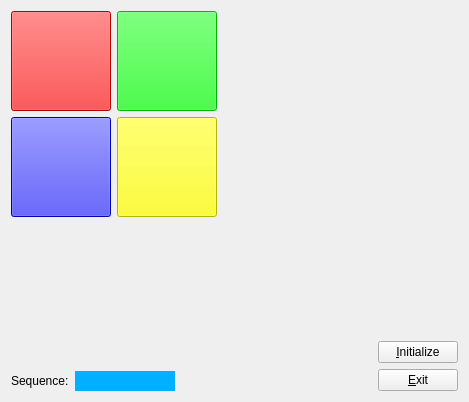
<ui version="4.0" >
 <class>myForm</class>
 <widget class="QWidget" name="myForm" >
  <property name="geometry" >
   <rect>
    <x>0</x>
    <y>0</y>
    <width>469</width>
    <height>402</height>
   </rect>
  </property>
  <property name="windowTitle" >
   <string>Form</string>
  </property>
  <layout class="QGridLayout" name="gridLayout_2" >
   <item row="0" column="0" >
    <layout class="QHBoxLayout" name="horizontalLayout" >
     <item>
      <layout class="QVBoxLayout" name="verticalLayout" >
       <item>
        <layout class="QGridLayout" name="gridLayout" >
         <item row="0" column="0" >
          <widget class="myQPushButton" name="buttonR" >
           <property name="minimumSize" >
            <size>
             <width>100</width>
             <height>100</height>
            </size>
           </property>
           <property name="styleSheet" >
            <string notr="true" >background-color: rgb(255, 0, 0);</string>
           </property>
           <property name="lletra" stdset="0" >
            <string>R</string>
           </property>
          </widget>
         </item>
         <item row="0" column="1" >
          <widget class="myQPushButton" name="buttonG" >
           <property name="minimumSize" >
            <size>
             <width>100</width>
             <height>100</height>
            </size>
           </property>
           <property name="styleSheet" >
            <string notr="true" >background-color: rgb(0, 255, 0);</string>
           </property>
           <property name="lletra" stdset="0" >
            <string>G</string>
           </property>
          </widget>
         </item>
         <item row="2" column="1" >
          <widget class="myQPushButton" name="buttonY" >
           <property name="minimumSize" >
            <size>
             <width>100</width>
             <height>100</height>
            </size>
           </property>
           <property name="styleSheet" >
            <string notr="true" >background-color: rgb(255, 255, 0);</string>
           </property>
           <property name="lletra" stdset="0" >
            <string>Y</string>
           </property>
          </widget>
         </item>
         <item row="2" column="0" >
          <widget class="myQPushButton" name="buttonB" >
           <property name="minimumSize" >
            <size>
             <width>100</width>
             <height>100</height>
            </size>
           </property>
           <property name="styleSheet" >
            <string notr="true" >background-color: rgb(0, 0, 255);</string>
           </property>
           <property name="lletra" stdset="0" >
            <string>B</string>
           </property>
          </widget>
         </item>
        </layout>
       </item>
       <item>
        <spacer name="verticalSpacer" >
         <property name="orientation" >
          <enum>Qt::Vertical</enum>
         </property>
         <property name="sizeHint" stdset="0" >
          <size>
           <width>20</width>
           <height>40</height>
          </size>
         </property>
        </spacer>
       </item>
      </layout>
     </item>
     <item>
      <spacer name="horizontalSpacer" >
       <property name="orientation" >
        <enum>Qt::Horizontal</enum>
       </property>
       <property name="sizeHint" stdset="0" >
        <size>
         <width>40</width>
         <height>20</height>
        </size>
       </property>
      </spacer>
     </item>
    </layout>
   </item>
   <item rowspan="2" row="0" column="1" >
    <layout class="QHBoxLayout" name="horizontalLayout_2" >
     <item>
      <spacer name="horizontalSpacer_2" >
       <property name="orientation" >
        <enum>Qt::Horizontal</enum>
       </property>
       <property name="sizeHint" stdset="0" >
        <size>
         <width>40</width>
         <height>20</height>
        </size>
       </property>
      </spacer>
     </item>
     <item>
      <layout class="QVBoxLayout" name="verticalLayout_3" >
       <item>
        <spacer name="verticalSpacer_2" >
         <property name="orientation" >
          <enum>Qt::Vertical</enum>
         </property>
         <property name="sizeHint" stdset="0" >
          <size>
           <width>20</width>
           <height>40</height>
          </size>
         </property>
        </spacer>
       </item>
       <item>
        <layout class="QVBoxLayout" name="verticalLayout_2" >
         <item>
          <widget class="QPushButton" name="botoIni" >
           <property name="text" >
            <string>&amp;Initialize</string>
           </property>
          </widget>
         </item>
         <item>
          <widget class="QPushButton" name="botoExit" >
           <property name="text" >
            <string>&amp;Exit</string>
           </property>
          </widget>
         </item>
        </layout>
       </item>
      </layout>
     </item>
    </layout>
   </item>
   <item row="1" column="0" >
    <layout class="QVBoxLayout" name="verticalLayout_4" >
     <item>
      <spacer name="verticalSpacer_3" >
       <property name="orientation" >
        <enum>Qt::Vertical</enum>
       </property>
       <property name="sizeHint" stdset="0" >
        <size>
         <width>20</width>
         <height>40</height>
        </size>
       </property>
      </spacer>
     </item>
     <item>
      <layout class="QHBoxLayout" name="horizontalLayout_4" >
       <item>
        <layout class="QHBoxLayout" name="horizontalLayout_3" >
         <item>
          <widget class="QLabel" name="lblSeq" >
           <property name="text" >
            <string>Sequence:</string>
           </property>
          </widget>
         </item>
        </layout>
       </item>
       <item>
        <widget class="myQLabel" name="lblBlue" >
         <property name="minimumSize" >
          <size>
           <width>100</width>
           <height>0</height>
          </size>
         </property>
         <property name="styleSheet" >
          <string notr="true" >background-color: rgb(3, 175, 255);</string>
         </property>
        </widget>
       </item>
       <item>
        <spacer name="horizontalSpacer_3" >
         <property name="orientation" >
          <enum>Qt::Horizontal</enum>
         </property>
         <property name="sizeHint" stdset="0" >
          <size>
           <width>40</width>
           <height>20</height>
          </size>
         </property>
        </spacer>
       </item>
      </layout>
     </item>
    </layout>
   </item>
  </layout>
 </widget>
 <customwidgets>
  <customwidget>
   <class>myQLabel</class>
   <extends>QLabel</extends>
   <header>myQLabel.h</header>
  </customwidget>
  <customwidget>
   <class>myQPushButton</class>
   <extends>QPushButton</extends>
   <header>myQPushButton.h</header>
  </customwidget>
 </customwidgets>
 <resources/>
 <connections>
  <connection>
   <sender>botoExit</sender>
   <signal>clicked()</signal>
   <receiver>myForm</receiver>
   <slot>close()</slot>
   <hints>
    <hint type="sourcelabel" >
     <x>423</x>
     <y>382</y>
    </hint>
    <hint type="destinationlabel" >
     <x>438</x>
     <y>135</y>
    </hint>
   </hints>
  </connection>
  <connection>
   <sender>buttonR</sender>
   <signal>clicked()</signal>
   <receiver>buttonR</receiver>
   <slot>colorBoto()</slot>
   <hints>
    <hint type="sourcelabel" >
     <x>35</x>
     <y>39</y>
    </hint>
    <hint type="destinationlabel" >
     <x>17</x>
     <y>55</y>
    </hint>
   </hints>
  </connection>
  <connection>
   <sender>buttonB</sender>
   <signal>clicked()</signal>
   <receiver>buttonB</receiver>
   <slot>colorBoto()</slot>
   <hints>
    <hint type="sourcelabel" >
     <x>30</x>
     <y>156</y>
    </hint>
    <hint type="destinationlabel" >
     <x>19</x>
     <y>177</y>
    </hint>
   </hints>
  </connection>
  <connection>
   <sender>buttonY</sender>
   <signal>clicked()</signal>
   <receiver>buttonY</receiver>
   <slot>colorBoto()</slot>
   <hints>
    <hint type="sourcelabel" >
     <x>190</x>
     <y>164</y>
    </hint>
    <hint type="destinationlabel" >
     <x>214</x>
     <y>184</y>
    </hint>
   </hints>
  </connection>
  <connection>
   <sender>buttonG</sender>
   <signal>clicked()</signal>
   <receiver>buttonG</receiver>
   <slot>colorBoto()</slot>
   <hints>
    <hint type="sourcelabel" >
     <x>198</x>
     <y>81</y>
    </hint>
    <hint type="destinationlabel" >
     <x>219</x>
     <y>62</y>
    </hint>
   </hints>
  </connection>
  <connection>
   <sender>buttonR</sender>
   <signal>clicked(QString)</signal>
   <receiver>lblBlue</receiver>
   <slot>setTextSeguit(QString)</slot>
   <hints>
    <hint type="sourcelabel" >
     <x>64</x>
     <y>89</y>
    </hint>
    <hint type="destinationlabel" >
     <x>91</x>
     <y>374</y>
    </hint>
   </hints>
  </connection>
  <connection>
   <sender>buttonB</sender>
   <signal>clicked(QString)</signal>
   <receiver>lblBlue</receiver>
   <slot>setTextSeguit(QString)</slot>
   <hints>
    <hint type="sourcelabel" >
     <x>84</x>
     <y>213</y>
    </hint>
    <hint type="destinationlabel" >
     <x>98</x>
     <y>378</y>
    </hint>
   </hints>
  </connection>
  <connection>
   <sender>buttonG</sender>
   <signal>clicked(QString)</signal>
   <receiver>lblBlue</receiver>
   <slot>setTextSeguit(QString)</slot>
   <hints>
    <hint type="sourcelabel" >
     <x>172</x>
     <y>99</y>
    </hint>
    <hint type="destinationlabel" >
     <x>153</x>
     <y>386</y>
    </hint>
   </hints>
  </connection>
  <connection>
   <sender>buttonY</sender>
   <signal>clicked(QString)</signal>
   <receiver>lblBlue</receiver>
   <slot>setTextSeguit(QString)</slot>
   <hints>
    <hint type="sourcelabel" >
     <x>198</x>
     <y>204</y>
    </hint>
    <hint type="destinationlabel" >
     <x>177</x>
     <y>385</y>
    </hint>
   </hints>
  </connection>
  <connection>
   <sender>botoIni</sender>
   <signal>clicked()</signal>
   <receiver>lblBlue</receiver>
   <slot>clear()</slot>
   <hints>
    <hint type="sourcelabel" >
     <x>383</x>
     <y>342</y>
    </hint>
    <hint type="destinationlabel" >
     <x>137</x>
     <y>376</y>
    </hint>
   </hints>
  </connection>
 </connections>
</ui>
